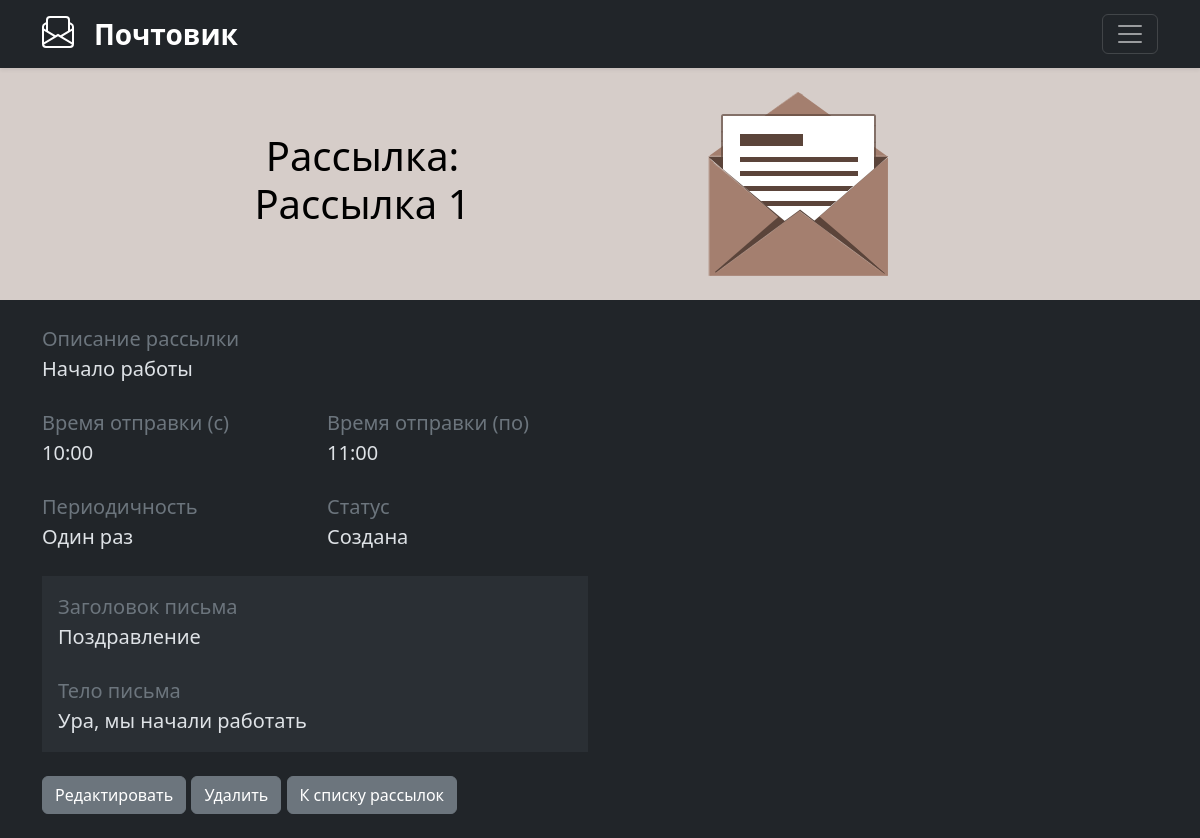
Page /mailings/detail/1 on the committed database.
### mailings/models.py (models this page shows, shortened)
class Mailing(models.Model):
    PERIOD_ONCE = 'once'
    PERIOD_DAILY = 'daily'
    PERIOD_WEEKLY = 'weekly'
    PERIOD_MONTHLY = 'monthly'
    PERIODS = (
        (PERIOD_ONCE, 'Один раз'),
        (PERIOD_DAILY, 'Раз в день'),
        (PERIOD_WEEKLY, 'Раз в неделю'),
        (PERIOD_MONTHLY, 'Раз в месяц'),
    )
    STATUS_CREATED = 'created'
    STATUS_STARTED = 'started'
    STATUS_DONE = 'done'
    STATUSES = (
        (STATUS_CREATED, 'Создана'),
        (STATUS_STARTED, 'Запущена'),
        (STATUS_DONE, 'Завершена'),
    )
    title = models.CharField(max_length=150, verbose_name='Название')
    desription = models.TextField(verbose_name='Описание', **NULLABLE)
    sending_time_start = models.TimeField(verbose_name='Время отправки (с)', default=datetime.time(10, 0))
    sending_time_end = models.TimeField(verbose_name='Время отправки (до)', default=datetime.time(11, 0))
    periodicity = models.CharField(max_length=20, choices=PERIODS, verbose_name='Периодичность',
                                   default=PERIOD_ONCE)
    status = models.CharField(max_length=20, choices=STATUSES, verbose_name='Статус',
                              default=STATUS_CREATED)
    mail_title = models.CharField(max_length=300, verbose_name='Тема письма')
    mail_content = models.TextField(verbose_name='Содержание письма')
    class Meta:
        verbose_name = 'Рассылка'
        verbose_name_plural = 'Рассылки'

### mailings/views.py (the view)
# urls.py: path('detail/<int:pk>', MailingDetailView.as_view(), name='detail'),
class MailingDetailView(DetailView):
    model = Mailing

### mailings/templates/mailings/mailing_detail.html
{% extends 'mailings/base.html' %}
{% load static %}
{% block light_block %}
<div class="row align-items-center">
    <div class="col-7 text-center">
        <h1 class="">Рассылка:<br />{{ object.title }}</h1>
    </div>
    <div class="col-3">
        <img src="{% static 'mailings/img/detail_main_img.png' %}" class="img-fluid"/>
    </div>
</div>
{% endblock %}
{% block dark_block %}
    <div class="row pb-4">
        <div class="col-6">
            <div class="pb-4">
                <span class="text-secondary">
                    Описание рассылки<br />
                </span>
                {{ object.desription }}
            </div>
            <div class="pb-4">
                <div class="row">
                    <div class="col-6">
                        <span class="text-secondary">
                            Время отправки (с)<br />
                        </span>
                        {{ object.sending_time_start }}
                    </div>
                    <div class="col-6">
                        <span class="text-secondary">
                            Время отправки (по)<br />
                        </span>
                        {{ object.sending_time_end }}
                    </div>
                </div>
            </div>
            <div class="pb-4">
                <div class="row">
                    <div class="col-6">
                        <span class="text-secondary">
                            Периодичность<br />
                        </span>
                        {{ object.get_periodicity_display }}
                    </div>
                    <div class="col-6">
                        <span class="text-secondary">
                            Статус<br />
                        </span>
                        {{ object.get_status_display }}
                    </div>
                </div>
            </div>
            <div class="bg_brown_custom p-3">
                <span class="text-secondary">
                    Заголовок письма<br />
                </span>
                <p class="pb-2">
                    {{ object.mail_title }}
                </p>
                <span class="text-secondary">
                    Тело письма<br />
                </span>
                {{ object.mail_content }}
            </div>
        </div>
    </div>
    <a class="btn btn-secondary" href="{% url 'mailings:update' object.pk %}">
        Редактировать
    </a>
    <a class="btn btn-secondary" href="{% url 'mailings:delete' object.pk %}">
        Удалить
    </a>
    <a class="btn btn-secondary" href="{% url 'mailings:list' %}">
        К списку рассылок
    </a>
{% endblock %}

### mailings/templates/mailings/base.html (shortened to what this page needs)
{% load static %}
<!doctype html>
<html lang="en" data-bs-theme="dark">
<head>
    <link href="{% static 'css/bootstrap.min.css' %}" rel="stylesheet">
    <link href="{% static 'custom_css/style.css' %}" rel="stylesheet">
</head>
<body class="fs-5">
<div class="navbar shadow-sm">
    <div class="container">
        <a href="#" class="navbar-brand d-flex align-items-center">
            <strong class="ms-3 fs-3">Почтовик</strong>
        </a>
        <button class="navbar-toggler" type="button" data-bs-toggle="offcanvas"
                data-bs-target="#mainMenu" aria-controls="mainMenu">
            <span class="navbar-toggler-icon"></span>
        </button>
    </div>
</div>
<div class="bg_light_custom">
    <div class="container py-4">
        {% block light_block %}
        {% endblock %}
    </div>
</div>
<div class="container py-4">
    {% block dark_block %}
    {% endblock %}
</div>
</body>
</html>

### static/custom_css/style.css (style rules this page uses)
.bg_light_custom { background-color: #d6cdc9; color: black; }
.bg_brown_custom { background-color: #2a2f34; }

### rows in the picture
Mailing: title "Рассылка 1", desription "Начало работы", sending_time_start "10:00", sending_time_end "11:00", periodicity "Один раз", status "Создана", mail_title "Поздравление", mail_content "Ура, мы начали работать"
